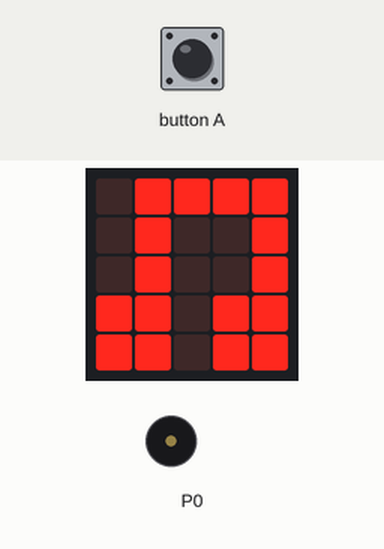
Recording of a program running on a simulated BBC micro:bit (MakeCode). Parts: the board's 5×5 LED display, buzzer (waves = sounding). The test bench sets the inputs (shaded band).

Above: at 1.6 s.
1.7 s: button A pressed for 0.15 s
At 8.2 s:
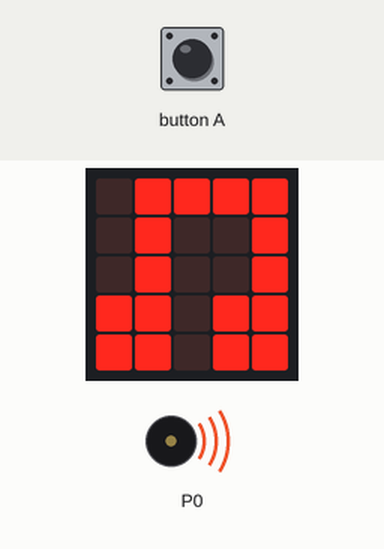
Timing chart, 0 to 8.4 s (numbered marks = the images above; inputs shaded):
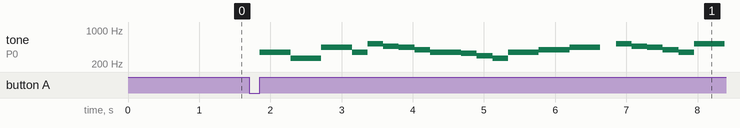

The program:

main.ts
```typescript
input.onButtonPressed(Button.A, function () {
    music.setTempo(35)
    music.playTone(349, music.beat(BeatFraction.Quarter))
    music.playTone(262, music.beat(BeatFraction.Quarter))
    music.playTone(440, music.beat(BeatFraction.Quarter))
    music.playTone(349, music.beat(BeatFraction.Eighth))
    music.playTone(523, music.beat(BeatFraction.Eighth))
    music.playTone(466, music.beat(BeatFraction.Eighth))
    music.playTone(440, music.beat(BeatFraction.Eighth))
    music.playTone(392, music.beat(BeatFraction.Eighth))
    music.playTone(349, music.beat(BeatFraction.Eighth))
    music.playTone(349, music.beat(BeatFraction.Eighth))
    music.playTone(330, music.beat(BeatFraction.Eighth))
    music.playTone(294, music.beat(BeatFraction.Eighth))
    music.playTone(262, music.beat(BeatFraction.Eighth))
    music.playTone(349, music.beat(BeatFraction.Quarter))
    music.playTone(392, music.beat(BeatFraction.Quarter))
    music.playTone(440, music.beat(BeatFraction.Quarter))
    music.rest(music.beat(BeatFraction.Eighth))
    music.playTone(523, music.beat(BeatFraction.Eighth))
    music.playTone(466, music.beat(BeatFraction.Eighth))
    music.playTone(440, music.beat(BeatFraction.Eighth))
    music.playTone(392, music.beat(BeatFraction.Eighth))
    music.playTone(349, music.beat(BeatFraction.Eighth))
    music.playTone(523, music.beat(BeatFraction.Quarter))
})
basic.showLeds(`
    . # # # #
    . # . . #
    . # . . #
    # # . # #
    # # . # #
    `)
basic.forever(function () {

})
```

test.ts
```typescript
// aquí va el archivo "tests"; esto no se compilará cuando este paquete se utilice como una extensión.
```

Measured:
- after the input at 1.7 s, tone on P0: plays 349 Hz for 0.43 s, 262 Hz for 0.43 s, 440 Hz for 0.43 s, 349 Hz for 0.22 s, 523 Hz for 0.22 s, 466 Hz for 0.22 s … (21 notes in this stretch), starting after 0.15 s
